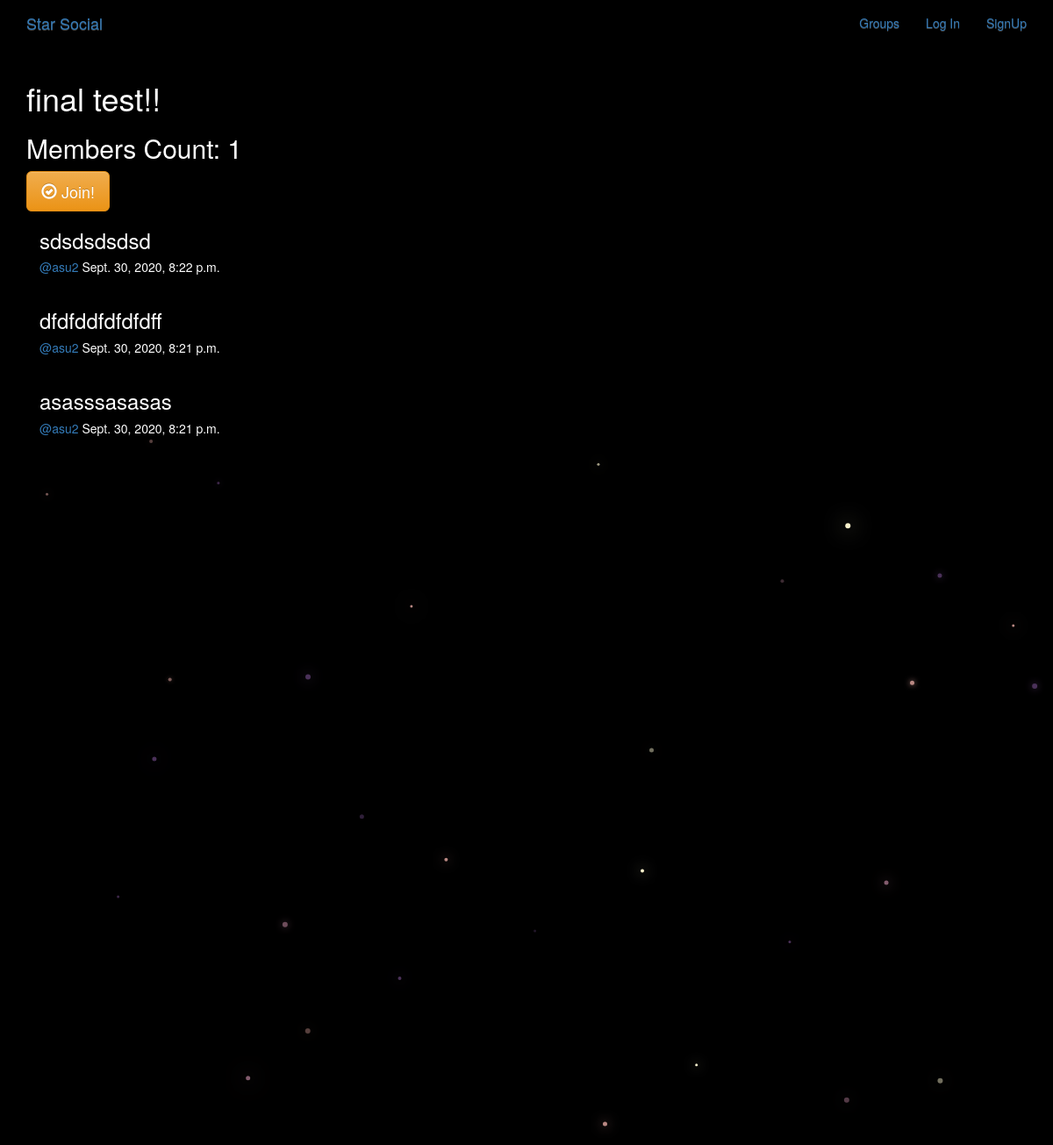
The app's page /groups/posts/in/final-test/ with its own data.
### groups/models.py (models this page shows, shortened)
class Group(models.Model):
    name = models.CharField(max_length = 255,unique=True)
    slug = models.SlugField(allow_unicode=True,unique=True)
    description = models.TextField(blank=True,default='')
    description_html = models.TextField(editable=False, default='',blank=True)
    members = models.ManyToManyField(User,through='GroupMember')
    class Meta:
        ordering = ['name']

### posts/models.py (models this page shows, shortened)
class Post(models.Model):
    user = models.ForeignKey(User,related_name='posts',on_delete=models.CASCADE)
    created_at = models.DateTimeField(auto_now=True)
    message = models.TextField()
    message_html = models.TextField(editable=False)
    group = models.ForeignKey(Group,related_name='posts',null=True,blank=True,on_delete=models.CASCADE)
    class Meta:
        ordering = ['-created_at']
        unique_together = ['user','message']

### groups/views.py (the view)
# urls.py: path("posts/in/<slug>/",views.SingleGroup.as_view(),name="single"),
class SingleGroup(generic.DetailView):
    model = Group

### groups/templates/groups/group_detail.html
{% extends 'groups/group_base.html' %}
{% block pregroup %}
  <h1>{{ group.name }}</h1>
  <h2>Members Count: {{ group.members.count }}</h2>
  <div class="content">
    {% if user in group.members.all %}
      <a href="{% url 'groups:leave' slug=group.slug %}"
      class='btn btn-lg btn-fill btn-warning'>
        <span class='glyphicon glyphicon-remove-circle'></span>
      Leave!</a>
    {% else %}
    <a href="{% url 'groups:join' slug=group.slug %}"
    class='btn btn-lg btn-fill btn-warning'>
      <span class='glyphicon glyphicon-ok-circle'></span>
    Join!</a>
    {% endif %}
  </div>
{% endblock %}
{% block group_content %}
<div class="col-md-6">
  {% if group.posts.count == 0 %}
  <h2>No Posts Yet!</h2>
  {% else %}
    {% for post in group.posts.all %}
      {% include 'posts/_post.html' %}
    {%endfor%}
  {% endif %}
</div>
{% endblock %}

### posts/templates/posts/_post.html (shortened to what this page needs)
<div class="post media">
  <h3>{{post.message_html|safe}}</h3>
  <div class="media-body">
    <h5 class='media-heading'>
    <span class='username'>
      <a href="{% url 'posts:for_user' username=post.user.username %}">@{{post.user.username}}</a>
    </span>
    <time class='time'>
      {{post.created_at}}
    </time>
    </h5>
  </div>
</div>

### static/socialsite/css/master.css (style rules this page uses)
body { margin: 0; overflow: hidden; background-color: black; color:white; }

### records on screen
Group: name "final test!!", members.count "1"
Post: message_html "sdsdsdsdsd", user.username "asu2", created_at "Sept. 30, 2020, 8:22 p.m."
Post: message_html "dfdfddfdfdfdff", user.username "asu2", created_at "Sept. 30, 2020, 8:21 p.m."
Post: message_html "asasssasasas", user.username "asu2", created_at "Sept. 30, 2020, 8:21 p.m."
